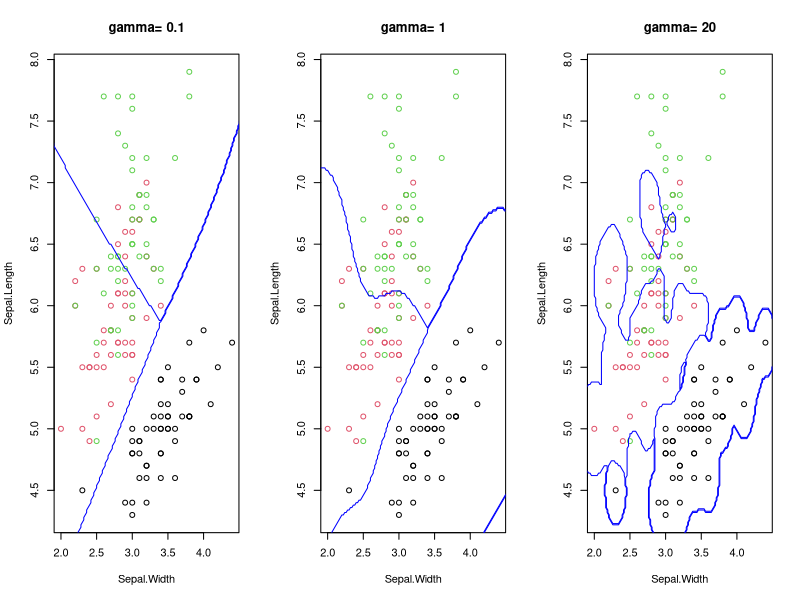
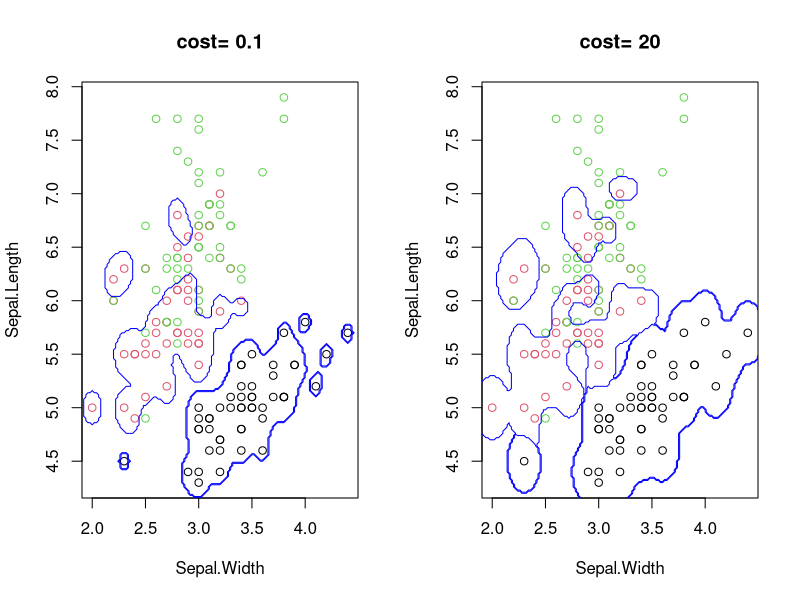
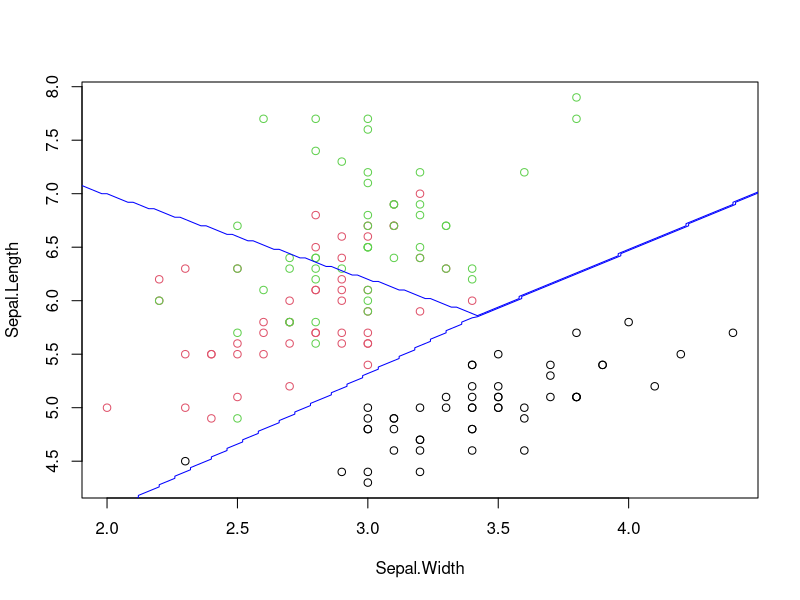

Generate these figures, in order, with R:
install.packages("e1071")
library(e1071)

#Gamma tuning
iris2 <- iris[, c("Sepal.Width", "Sepal.Length", "Species")]
xgrid <- ygrid <- seq(0, 10, 0.02)
xygrid <- expand.grid(xgrid, ygrid)
colnames(xygrid) <- c("Sepal.Width", "Sepal.Length")
gamma.vec <- c(0.1, 1, 20)
par(mfrow=c(1,3))
for (i in 1:length(gamma.vec)){
  svm.iris <- svm(Species~., data=iris2, kernel="radial", gamma=gamma.vec[i], cost=1)
  pred <- predict(svm.iris, newdata=xygrid)
  levels(pred) <- c(1,2,3)
  plot(iris2[, c("Sepal.Width", "Sepal.Length")], col=iris2[, "Species"], main=paste("gamma=", gamma.vec[i]))
  contour(xgrid, ygrid, matrix(pred, length(xgrid), length(ygrid)), levels=c(1,2,3), add=T, col="blue", drawlabels = F)
}

#Cost tuning
cost.vec <- c(0.1, 20)
par(mfrow=c(1,2))
for (i in 1:length(cost.vec)){
  svm.iris <- svm(Species~., data=iris2, kernel="radial", gamma=20, cost=cost.vec[i])
  pred <- predict(svm.iris, newdata=xygrid)
  levels(pred) <- c(1,2,3)
  plot(iris2[, c("Sepal.Width", "Sepal.Length")], col=iris2[, "Species"], main=paste("cost=", cost.vec[i]))
  contour(xgrid, ygrid, matrix(pred, length(xgrid), length(ygrid)), levels=c(1,2,3), add=T, col="blue", drawlabels = F)
}

#Built-in tuning function
set.seed(15)
tune.out <- tune(svm, Species~., data=iris2, kernel="radial", ranges=list(cost=c(1,5,10), gamma=c(0.01,0.1,1,10,100)))
tune.out$best.parameters
best.svm <- svm(Species~., data=iris2, kernel="radial", gamma=tune.out$best.parameters$gamma, cost=tune.out$best.parameters$cost)
best.pred <- predict(best.svm, newdata=xygrid)
levels(best.pred) <- c(1,2,3)
par(mfrow=c(1,1))
plot(iris2[, c("Sepal.Width", "Sepal.Length")], col=iris2[, "Species"])
contour(xgrid, ygrid, matrix(best.pred, length(xgrid), length(ygrid)), levels=c(1,2,3), add=T, col="blue", drawlabels = F)
